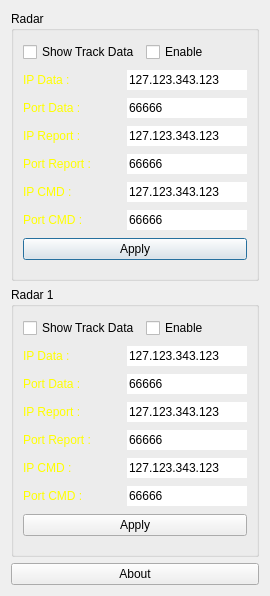
<?xml version="1.0" encoding="UTF-8"?>
<ui version="4.0">
 <class>DialogRadar</class>
 <widget class="QDialog" name="DialogRadar">
  <property name="geometry">
   <rect>
    <x>0</x>
    <y>0</y>
    <width>270</width>
    <height>596</height>
   </rect>
  </property>
  <property name="windowTitle">
   <string>Radar Settings</string>
  </property>
  <layout class="QVBoxLayout" name="verticalLayout_3">
   <item>
    <widget class="QGroupBox" name="groupBox">
     <property name="title">
      <string>Radar</string>
     </property>
     <layout class="QVBoxLayout" name="verticalLayout">
      <item>
       <layout class="QHBoxLayout" name="horizontalLayout_7">
        <item>
         <widget class="QCheckBox" name="checkBoxShowTrackData">
          <property name="text">
           <string>Show Track Data</string>
          </property>
         </widget>
        </item>
        <item>
         <widget class="QCheckBox" name="checkBoxShowEnable">
          <property name="text">
           <string>Enable</string>
          </property>
         </widget>
        </item>
       </layout>
      </item>
      <item>
       <layout class="QHBoxLayout" name="horizontalLayout">
        <item>
         <widget class="QLabel" name="label_6">
          <property name="styleSheet">
           <string notr="true">color: rgb(255, 255, 0);</string>
          </property>
          <property name="text">
           <string>IP Data :</string>
          </property>
         </widget>
        </item>
        <item>
         <widget class="QLineEdit" name="lineEditIPData">
          <property name="maximumSize">
           <size>
            <width>120</width>
            <height>16777215</height>
           </size>
          </property>
          <property name="inputMask">
           <string>000.000.000.000</string>
          </property>
          <property name="text">
           <string>127.123.343.123</string>
          </property>
          <property name="maxLength">
           <number>15</number>
          </property>
          <property name="frame">
           <bool>false</bool>
          </property>
         </widget>
        </item>
       </layout>
      </item>
      <item>
       <layout class="QHBoxLayout" name="horizontalLayout_2">
        <item>
         <widget class="QLabel" name="label_7">
          <property name="styleSheet">
           <string notr="true">color: rgb(255, 255, 0);</string>
          </property>
          <property name="text">
           <string>Port Data :</string>
          </property>
         </widget>
        </item>
        <item>
         <widget class="QLineEdit" name="lineEditPortData">
          <property name="maximumSize">
           <size>
            <width>120</width>
            <height>16777215</height>
           </size>
          </property>
          <property name="text">
           <string>66666</string>
          </property>
          <property name="maxLength">
           <number>5</number>
          </property>
          <property name="frame">
           <bool>false</bool>
          </property>
         </widget>
        </item>
       </layout>
      </item>
      <item>
       <layout class="QHBoxLayout" name="horizontalLayout_3">
        <item>
         <widget class="QLabel" name="label_9">
          <property name="styleSheet">
           <string notr="true">color: rgb(255, 255, 0);</string>
          </property>
          <property name="text">
           <string>IP Report :</string>
          </property>
         </widget>
        </item>
        <item>
         <widget class="QLineEdit" name="lineEditIPReport">
          <property name="maximumSize">
           <size>
            <width>120</width>
            <height>16777215</height>
           </size>
          </property>
          <property name="inputMask">
           <string>000.000.000.000</string>
          </property>
          <property name="text">
           <string>127.123.343.123</string>
          </property>
          <property name="maxLength">
           <number>15</number>
          </property>
          <property name="frame">
           <bool>false</bool>
          </property>
         </widget>
        </item>
       </layout>
      </item>
      <item>
       <layout class="QHBoxLayout" name="horizontalLayout_4">
        <item>
         <widget class="QLabel" name="label_8">
          <property name="styleSheet">
           <string notr="true">color: rgb(255, 255, 0);</string>
          </property>
          <property name="text">
           <string>Port Report :</string>
          </property>
         </widget>
        </item>
        <item>
         <widget class="QLineEdit" name="lineEditPortReport">
          <property name="maximumSize">
           <size>
            <width>120</width>
            <height>16777215</height>
           </size>
          </property>
          <property name="text">
           <string>66666</string>
          </property>
          <property name="maxLength">
           <number>5</number>
          </property>
          <property name="frame">
           <bool>false</bool>
          </property>
         </widget>
        </item>
       </layout>
      </item>
      <item>
       <layout class="QHBoxLayout" name="horizontalLayout_5">
        <item>
         <widget class="QLabel" name="label_11">
          <property name="styleSheet">
           <string notr="true">color: rgb(255, 255, 0);</string>
          </property>
          <property name="text">
           <string>IP CMD :</string>
          </property>
         </widget>
        </item>
        <item>
         <widget class="QLineEdit" name="lineEditIPcmd">
          <property name="maximumSize">
           <size>
            <width>120</width>
            <height>16777215</height>
           </size>
          </property>
          <property name="inputMask">
           <string>000.000.000.000</string>
          </property>
          <property name="text">
           <string>127.123.343.123</string>
          </property>
          <property name="maxLength">
           <number>15</number>
          </property>
          <property name="frame">
           <bool>false</bool>
          </property>
         </widget>
        </item>
       </layout>
      </item>
      <item>
       <layout class="QHBoxLayout" name="horizontalLayout_6">
        <item>
         <widget class="QLabel" name="label_10">
          <property name="styleSheet">
           <string notr="true">color: rgb(255, 255, 0);</string>
          </property>
          <property name="text">
           <string>Port CMD :</string>
          </property>
         </widget>
        </item>
        <item>
         <widget class="QLineEdit" name="lineEditPortcmd">
          <property name="maximumSize">
           <size>
            <width>120</width>
            <height>16777215</height>
           </size>
          </property>
          <property name="text">
           <string>66666</string>
          </property>
          <property name="maxLength">
           <number>5</number>
          </property>
          <property name="frame">
           <bool>false</bool>
          </property>
         </widget>
        </item>
       </layout>
      </item>
      <item>
       <widget class="QPushButton" name="pushButtonApply">
        <property name="enabled">
         <bool>true</bool>
        </property>
        <property name="styleSheet">
         <string notr="true"/>
        </property>
        <property name="text">
         <string>Apply</string>
        </property>
       </widget>
      </item>
     </layout>
    </widget>
   </item>
   <item>
    <widget class="QGroupBox" name="groupBox_2">
     <property name="title">
      <string>Radar 1</string>
     </property>
     <layout class="QVBoxLayout" name="verticalLayout_2">
      <item>
       <layout class="QHBoxLayout" name="horizontalLayout_8">
        <item>
         <widget class="QCheckBox" name="checkBoxShowTrackData_2">
          <property name="text">
           <string>Show Track Data</string>
          </property>
         </widget>
        </item>
        <item>
         <widget class="QCheckBox" name="checkBoxShowEnable_2">
          <property name="text">
           <string>Enable</string>
          </property>
         </widget>
        </item>
       </layout>
      </item>
      <item>
       <layout class="QHBoxLayout" name="horizontalLayout_9">
        <item>
         <widget class="QLabel" name="label_12">
          <property name="styleSheet">
           <string notr="true">color: rgb(255, 255, 0);</string>
          </property>
          <property name="text">
           <string>IP Data :</string>
          </property>
         </widget>
        </item>
        <item>
         <widget class="QLineEdit" name="lineEditIPData_2">
          <property name="maximumSize">
           <size>
            <width>120</width>
            <height>16777215</height>
           </size>
          </property>
          <property name="inputMask">
           <string>000.000.000.000</string>
          </property>
          <property name="text">
           <string>127.123.343.123</string>
          </property>
          <property name="maxLength">
           <number>15</number>
          </property>
          <property name="frame">
           <bool>false</bool>
          </property>
         </widget>
        </item>
       </layout>
      </item>
      <item>
       <layout class="QHBoxLayout" name="horizontalLayout_10">
        <item>
         <widget class="QLabel" name="label_13">
          <property name="styleSheet">
           <string notr="true">color: rgb(255, 255, 0);</string>
          </property>
          <property name="text">
           <string>Port Data :</string>
          </property>
         </widget>
        </item>
        <item>
         <widget class="QLineEdit" name="lineEditPortData_2">
          <property name="maximumSize">
           <size>
            <width>120</width>
            <height>16777215</height>
           </size>
          </property>
          <property name="text">
           <string>66666</string>
          </property>
          <property name="maxLength">
           <number>5</number>
          </property>
          <property name="frame">
           <bool>false</bool>
          </property>
         </widget>
        </item>
       </layout>
      </item>
      <item>
       <layout class="QHBoxLayout" name="horizontalLayout_11">
        <item>
         <widget class="QLabel" name="label_14">
          <property name="styleSheet">
           <string notr="true">color: rgb(255, 255, 0);</string>
          </property>
          <property name="text">
           <string>IP Report :</string>
          </property>
         </widget>
        </item>
        <item>
         <widget class="QLineEdit" name="lineEditIPReport_2">
          <property name="maximumSize">
           <size>
            <width>120</width>
            <height>16777215</height>
           </size>
          </property>
          <property name="inputMask">
           <string>000.000.000.000</string>
          </property>
          <property name="text">
           <string>127.123.343.123</string>
          </property>
          <property name="maxLength">
           <number>15</number>
          </property>
          <property name="frame">
           <bool>false</bool>
          </property>
         </widget>
        </item>
       </layout>
      </item>
      <item>
       <layout class="QHBoxLayout" name="horizontalLayout_12">
        <item>
         <widget class="QLabel" name="label_15">
          <property name="styleSheet">
           <string notr="true">color: rgb(255, 255, 0);</string>
          </property>
          <property name="text">
           <string>Port Report :</string>
          </property>
         </widget>
        </item>
        <item>
         <widget class="QLineEdit" name="lineEditPortReport_2">
          <property name="maximumSize">
           <size>
            <width>120</width>
            <height>16777215</height>
           </size>
          </property>
          <property name="text">
           <string>66666</string>
          </property>
          <property name="maxLength">
           <number>5</number>
          </property>
          <property name="frame">
           <bool>false</bool>
          </property>
         </widget>
        </item>
       </layout>
      </item>
      <item>
       <layout class="QHBoxLayout" name="horizontalLayout_13">
        <item>
         <widget class="QLabel" name="label_16">
          <property name="styleSheet">
           <string notr="true">color: rgb(255, 255, 0);</string>
          </property>
          <property name="text">
           <string>IP CMD :</string>
          </property>
         </widget>
        </item>
        <item>
         <widget class="QLineEdit" name="lineEditIPcmd_2">
          <property name="maximumSize">
           <size>
            <width>120</width>
            <height>16777215</height>
           </size>
          </property>
          <property name="inputMask">
           <string>000.000.000.000</string>
          </property>
          <property name="text">
           <string>127.123.343.123</string>
          </property>
          <property name="maxLength">
           <number>15</number>
          </property>
          <property name="frame">
           <bool>false</bool>
          </property>
         </widget>
        </item>
       </layout>
      </item>
      <item>
       <layout class="QHBoxLayout" name="horizontalLayout_14">
        <item>
         <widget class="QLabel" name="label_17">
          <property name="styleSheet">
           <string notr="true">color: rgb(255, 255, 0);</string>
          </property>
          <property name="text">
           <string>Port CMD :</string>
          </property>
         </widget>
        </item>
        <item>
         <widget class="QLineEdit" name="lineEditPortcmd_2">
          <property name="maximumSize">
           <size>
            <width>120</width>
            <height>16777215</height>
           </size>
          </property>
          <property name="text">
           <string>66666</string>
          </property>
          <property name="maxLength">
           <number>5</number>
          </property>
          <property name="frame">
           <bool>false</bool>
          </property>
         </widget>
        </item>
       </layout>
      </item>
      <item>
       <widget class="QPushButton" name="pushButtonApply_2">
        <property name="enabled">
         <bool>true</bool>
        </property>
        <property name="styleSheet">
         <string notr="true"/>
        </property>
        <property name="text">
         <string>Apply</string>
        </property>
       </widget>
      </item>
     </layout>
    </widget>
   </item>
   <item>
    <widget class="QPushButton" name="pushButtonAbout">
     <property name="enabled">
      <bool>true</bool>
     </property>
     <property name="styleSheet">
      <string notr="true"/>
     </property>
     <property name="text">
      <string>About</string>
     </property>
    </widget>
   </item>
  </layout>
 </widget>
 <resources/>
 <connections/>
</ui>
